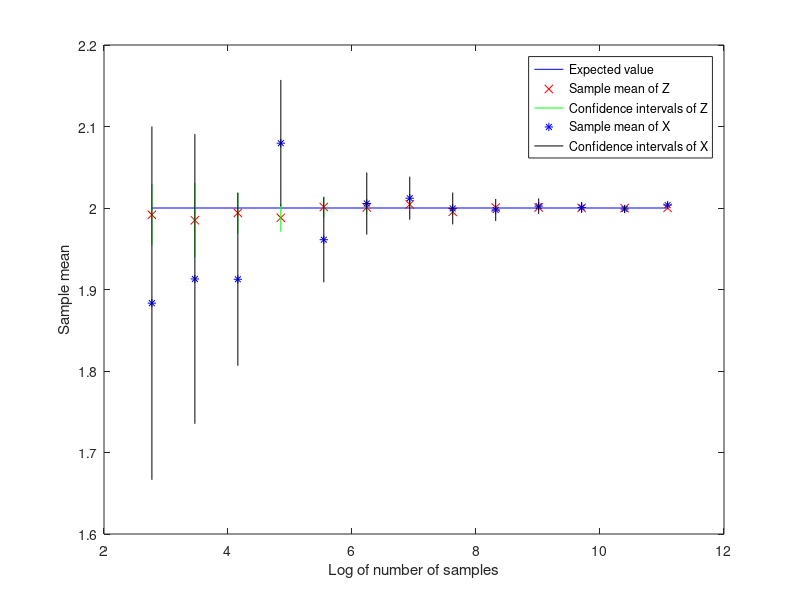

MATLAB code for this plot:
% Control variates for E(X),where X = e^(sqrt(U)) and U is Unif(0,1)

clf
clear
%rand('state',0)
EX = 2;
plot([log(2^4) log(2^16)],[EX EX],'-b')
%legend('Expected value')
hold on


for M = 2.^[4:16]
   U=rand(M,1);
   X = exp(sqrt(U));
   X_2 = exp(sqrt(1-U));
   X_a = (X+X_2)/2;
   Y = exp(U);
   
   aM = mean(X);%standard MC
   bM = std(X);
   conf_int_X = [aM-1.96*bM/sqrt(M) aM+1.96*bM/sqrt(M)];   
 
   Covariance=sum((X-aM).*(Y-(exp(1)-1)))/M;
   variance_Y=2*exp(1)-0.5*exp(2)-3/2;
   theta=Covariance/variance_Y;
   Z=X+theta*((exp(1)-1)-Y);
   mean_Z=mean(Z);
   std_Z=std(Z);   
   conf_int_Z=[mean_Z-1.96*std_Z/sqrt(M) mean_Z+1.96*std_Z/sqrt(M)];
   
   plot(log(M),mean_Z,'xr')
   hold on
   plot([log(M) log(M)],conf_int_Z,'-g') 
   hold on
   plot(log(M),aM,'*b')
   hold on
   plot([log(M) log(M)],conf_int_X,'-k') 
end

legend('Expected value','Sample mean of Z','Confidence intervals of Z','Sample mean of X','Confidence intervals of X')
xlabel('Log of number of samples')
ylabel('Sample mean')

